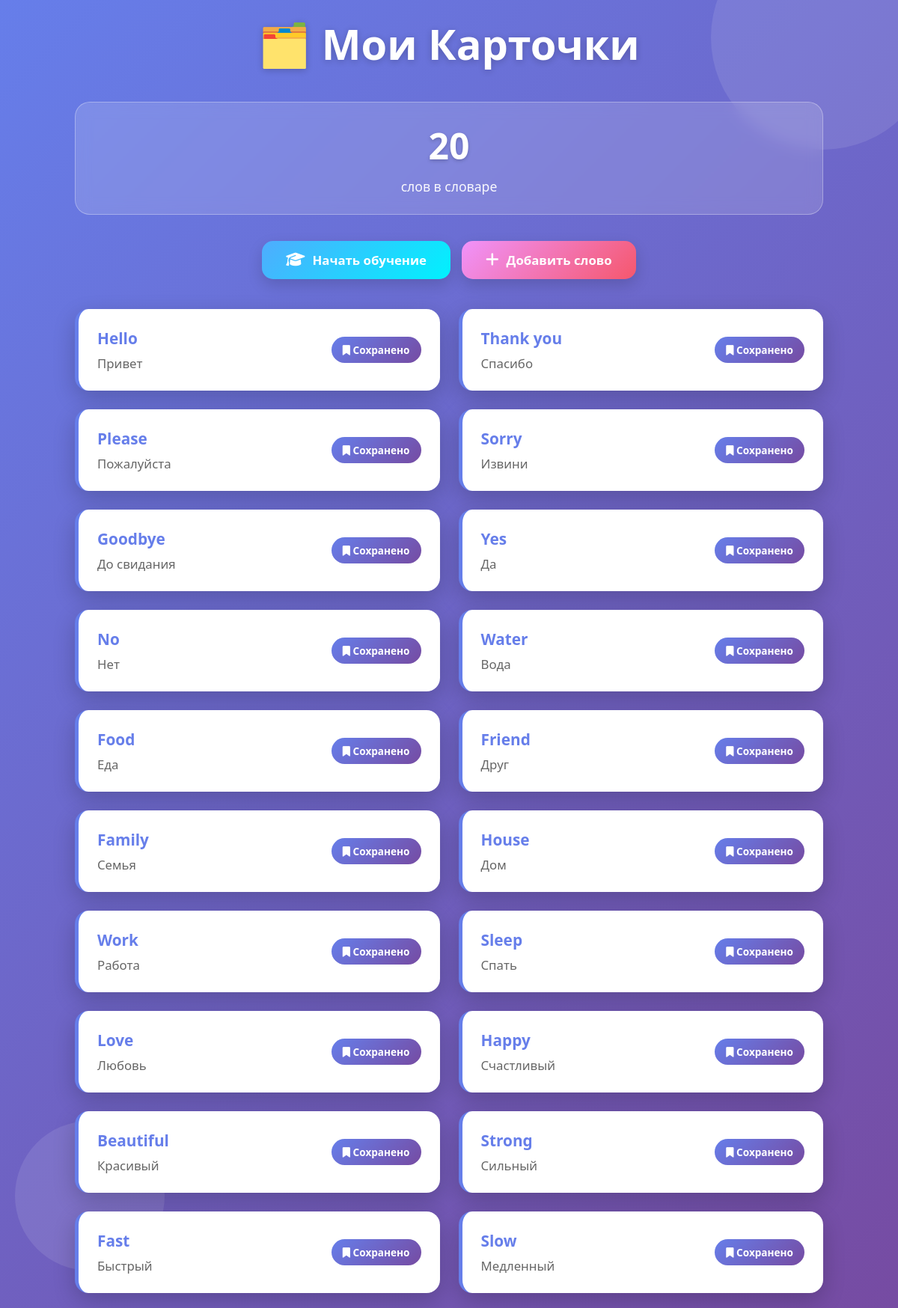
The page / on the database its author committed.
### cards/models.py (models this page shows, shortened)
class Word(models.Model):
    en = models.CharField(max_length=255, verbose_name="English")
    ru = models.CharField(max_length=255, verbose_name="Russian")
    created_at = models.DateTimeField(auto_now_add=True)
    class Meta:
        verbose_name = "Word"
        verbose_name_plural = "Words"
        ordering = ['-created_at']

### cards/views.py (the view)
# urls.py: path('', views.home, name='home'),
def home(request):
    words = Word.objects.all()
    context = {
        'words': words,
        'total_words': words.count()
    }
    return render(request, 'cards/home.html', context)

### cards/templates/cards/home.html (shortened to what this page needs)
<!DOCTYPE html>
<html lang="ru">
<head>
    <link href="https://cdnjs.cloudflare.com/ajax/libs/font-awesome/6.4.0/css/all.min.css" rel="stylesheet">
</head>
<body>
    <div class="decorative-circle circle-1"></div>
    <div class="decorative-circle circle-2"></div>
    <div class="container">
        <header>
            <h1>🗂️ Мои Карточки</h1>
        </header>
        <div class="stats-box">
            <div class="stat-number">{{ total_words }}</div>
            <div class="stat-label">слов в словаре</div>
        </div>
        <div class="controls">
            {% if words %}
                <a href="{% url 'cards:learn' %}" class="btn btn-success">
                    <i class="fas fa-graduation-cap"></i>
                    Начать обучение
                </a>
            {% endif %}
            <a href="{% url 'cards:add_word' %}" class="btn btn-primary">
                <i class="fas fa-plus"></i>
                Добавить слово
            </a>
        </div>
        {% if words %}
            <div class="words-grid">
                {% for word in words %}
                    <div class="word-item">
                        <div class="word-text">
                            <div class="word-en">{{ word.en }}</div>
                            <div class="word-ru">{{ word.ru }}</div>
                        </div>
                        <span class="word-badge">
                            <i class="fas fa-bookmark"></i> Сохранено
                        </span>
                    </div>
                {% endfor %}
            </div>
        {% else %}
            <div class="no-words">
                <p>📚 Ваш словарь пуст</p>
                <p><a href="{% url 'cards:add_word' %}">Добавьте первое слово и начните учиться!</a></p>
            </div>
        {% endif %}
    </div>
</body>
</html>

### cards/templates/cards/home.html (style rules this page uses)
* { margin: 0; padding: 0; box-sizing: border-box; }
body { background: linear-gradient(135deg, #667eea 0%, #764ba2 100%); min-height: 100vh; font-family: 'Segoe UI', Tahoma, Geneva, Verdana, sans-serif; padding: 20px; }
.container { max-width: 1000px; margin: 0 auto; }
header { text-align: center; margin-bottom: 40px; color: white; }
h1 { font-size: 3.5em; margin-bottom: 15px; text-shadow: 0 2px 10px rgba(0, 0, 0, 0.2); animation: slideDown 0.6s ease-out; }
.controls { display: flex; gap: 15px; margin-bottom: 40px; justify-content: center; flex-wrap: wrap; }
.btn { padding: 14px 32px; border-radius: 15px; border: none; font-size: 1.05em; cursor: pointer; font-weight: 700; transition: all 0.4s cubic-bezier(0.175, 0.885, 0.32, 1.275); text-decoration: none; display: inline-flex; align-items: center; gap: 10px; box-shadow: 0 8px 20px rgba(0, 0, 0, 0.15); }
.btn-primary { background: linear-gradient(135deg, #f093fb 0%, #f5576c 100%); color: white; }
.btn-success { background: linear-gradient(135deg, #4facfe 0%, #00f2fe 100%); color: white; }
.btn i { font-size: 1.2em; }
.stats-box { background: rgba(255, 255, 255, 0.15); backdrop-filter: blur(10px); border-radius: 20px; padding: 25px; margin-bottom: 35px; border: 1px solid rgba(255, 255, 255, 0.3); color: white; text-align: center; }
.stat-number { font-size: 3em; font-weight: 800; color: #fff; text-shadow: 0 2px 5px rgba(0, 0, 0, 0.2); }
.stat-label { font-size: 1.1em; margin-top: 10px; opacity: 0.95; }
.words-grid { display: grid; grid-template-columns: repeat(auto-fit, minmax(320px, 1fr)); gap: 25px; margin-top: 30px; animation: fadeIn 0.8s ease-out; }
.word-item { background: white; padding: 25px; border-radius: 18px; box-shadow: 0 10px 30px rgba(0, 0, 0, 0.2); display: flex; justify-content: space-between; align-items: center; transition: all 0.4s ease; border-left: 5px solid #667eea; position: relative; overflow: hidden; }
.word-item::before { content: ''; position: absolute; top: 0; left: -100%; width: 100%; height: 100%; background: linear-gradient(90deg, transparent, rgba(255, 255, 255, 0.3), transparent); transition: left 0.5s; }
.word-text { flex: 1; }
.word-en { font-weight: 700; color: #667eea; font-size: 1.3em; margin-bottom: 8px; }
.word-ru { color: #666; font-size: 1.05em; font-weight: 500; }
.word-badge { background: linear-gradient(135deg, #667eea 0%, #764ba2 100%); color: white; padding: 8px 15px; border-radius: 20px; font-size: 0.85em; font-weight: 600; margin-left: 15px; }
.decorative-circle { position: fixed; border-radius: 50%; opacity: 0.1; pointer-events: none; animation: float 6s infinite ease-in-out; }
.circle-1 { width: 300px; height: 300px; background: white; top: -100px; right: -50px; animation-delay: 0s; }
.circle-2 { width: 200px; height: 200px; background: white; bottom: 50px; left: 20px; animation-delay: 2s; }

### rows shown on the page
Word: en "Hello", ru "Привет"
Word: en "Thank you", ru "Спасибо"
Word: en "Please", ru "Пожалуйста"
Word: en "Sorry", ru "Извини"
Word: en "Goodbye", ru "До свидания"
Word: en "Yes", ru "Да"
Word: en "No", ru "Нет"
Word: en "Water", ru "Вода"
Word: en "Food", ru "Еда"
Word: en "Friend", ru "Друг"
Word: en "Family", ru "Семья"
Word: en "House", ru "Дом"
Word: en "Work", ru "Работа"
Word: en "Sleep", ru "Спать"
Word: en "Love", ru "Любовь"
Word: en "Happy", ru "Счастливый"
Word: en "Beautiful", ru "Красивый"
Word: en "Strong", ru "Сильный"
Word: en "Fast", ru "Быстрый"
Word: en "Slow", ru "Медленный"

### other values the page prints
{{ total_words }} "20"
